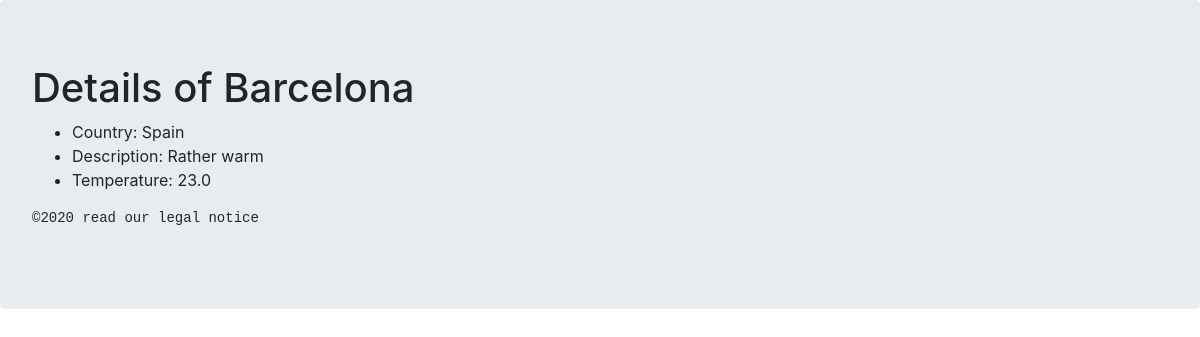
Page /weather/4 on the committed database.
### weather/models.py (models this page shows, shortened)
class Weather(models.Model):
    city = models.CharField(max_length=80, blank=False, null=False)
    country = models.CharField(max_length=100, blank=False, null=False)
    description = models.CharField(max_length=260, blank=True, null=True)
    temperature = models.FloatField(default=20.0)

### weather/views.py (the view)
# urls.py: path('<int:pk>', views.DetailView.as_view(), name='detail'),
class DetailView(generic.DetailView):
    model = Weather
    template_name = 'weather/detail.html'

### weather/templates/weather/detail.html (shortened to what this page needs)
{% extends 'weather/base.html' %}
{% block content_block %}
    <h1>Details of {{ weather.city }}</h1>
    <ul>
        <li>Country: {{ weather.country }}</li>
        <li>Description: {{weather.description}}</li>
        <li>Temperature: {{weather.temperature}}</li>
    </ul>
    {% endblock %}

### rows in the picture
Weather: city "Barcelona", country "Spain", description "Rather warm", temperature "23.0"
